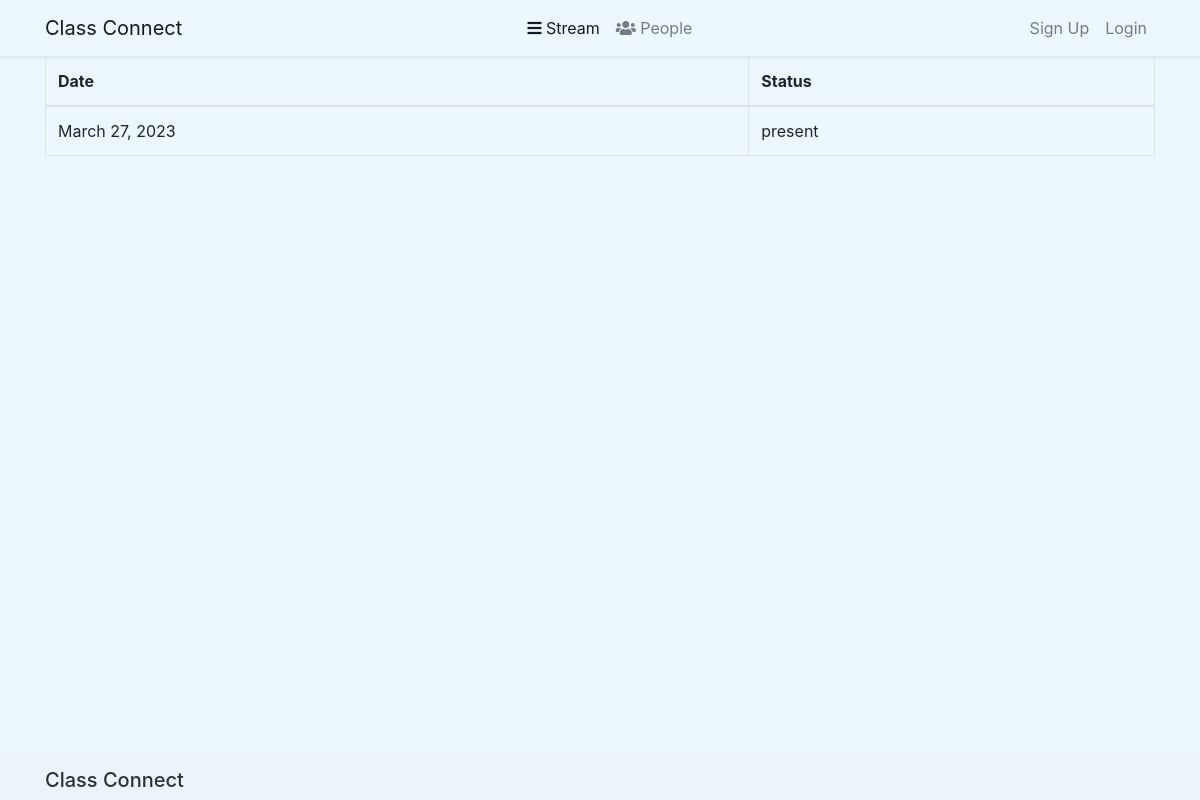
The app's page /class/view/bc6b77be-f64c-4584-bfd8-e9e2c67e1009/Babu Rao/create/attendance/student, older data.
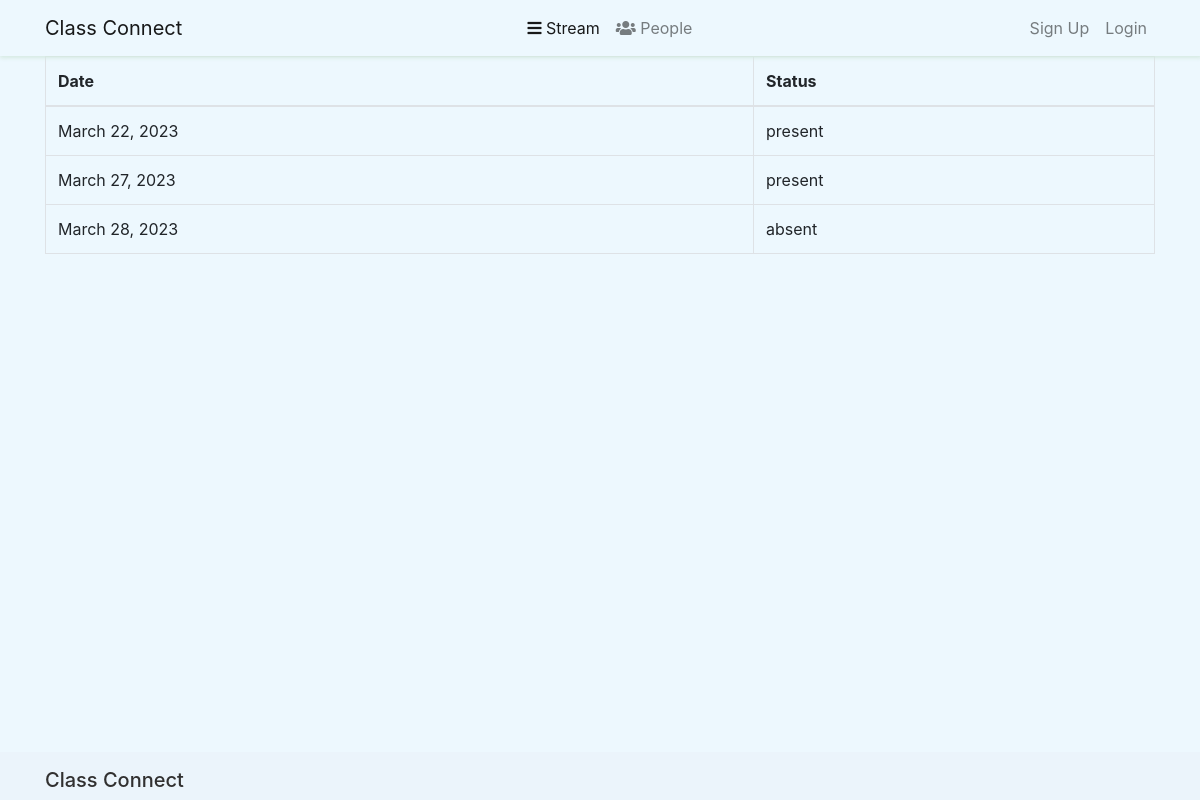
The same page, newer data.
### classroom/models.py (models this page shows, shortened)
class Time(models.Model):
    created_at = models.DateTimeField(auto_now_add=True, null=True)
    updated_at = models.DateTimeField(auto_now=True, null=True)
    class Meta:
        abstract = True

class Attendance(Time):
    id=models.UUIDField(primary_key=True, default=uuid.uuid4)
    classname = models.TextField(null=True)
    Student = models.TextField(null=True)
    date=models.DateField(null=True,default='2023-01-01')
    Status=models.TextField()

### classroom/myviews.py (the view)
# urls.py: path('view/<str:id>/<str:username>/create/attendance/student',myviews.getattendance,name='getattendance'),
def getattendance(request,id,username):
    room = get_object_or_404(ClassRoom, id=id)
    students = room.student.all().order_by('name')
    filter=Attendance.objects.filter(classname=room.name,Student=username).order_by('date')
    return render(request,"class/studentatt.html",{'room':room,
                                                    's' :students,
                                                    'names':filter})

### templates/class/studentatt.html (shortened to what this page needs)
{% extends 'class/base.html' %}
{% block class_link %}
<div class="navbar-nav ml-auto">
    <a class="nav-item nav-link active" href="{% url 'single' room.id %}"><i class="fas fa-bars"></i>  Stream<span class="sr-only">(current)</span></a>
    <a class="nav-item nav-link" href="{% url 'people' room.id %}"> <i class="fas fa-users"></i> People</a>
  </div>
{% endblock %}
{%block content%}
<div style="height:100px">
<table class="table table-bordered" id="dataTable" width="100%" cellspacing="0">
    <thead>
      <tr>
          <th>Date</th>
          <th>Status</th>
      </tr>
    </thead>
      <tbody>
        {%for i in names%}
          <tr>
          <td>{{i.date}}</td>
          <td>{{i.Status}}</td>
          </tr>
      {% endfor %}
      </tbody>
  </table>
</div>
{%endblock%}

Row changes from the older to the newer data that the page shows:
added Attendance: date "March 22, 2023", Status "present"
added Attendance: date "March 28, 2023", Status "absent"
